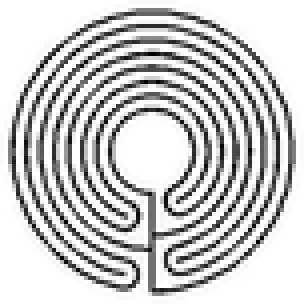
#> input picture old/input_maze.png, 76 x 76 px, shrunk from 237 x 237 before the run (shown 4 times larger)
$ python experimentalMazeToMaze.py input_maze.png out.png   (Python 2 division)
#> lines starting #> are read from the running program, lines starting #| are printed output that depends on the picture
### old/utils.py
#########################################
# (c) 2011 Evan Mallory, TSM Games
#

from OpenGL.GL import *
from math import sqrt, sin, pi, atan2, acos, cos, fabs
import numpy
import random # for unit test

# Takes a list [x, y, z] and returns [r, theta, phi]
# theta, the rotation around the x-axis, is in the range [0, pi].
# phi, the rotation around the y-axis, is in the range [-pi, pi].
# theta == "latitude"
# phi == "longitude"
# [110 lines left out: functions xyzToSphericalCoords, sphericalCoordsToXyz, drange, latLongToSinusoidal2d, sinusoidal2dToLatLong, testOneSinusBckFwd and 5 more, not called in this run]

def regularRThetaToLatLong(r, theta, width, height):
	assert width == height
	assert r <= width*.5
	r /= (width*.5)
	long = theta
	lat = pi*.5 - pi*r
	return (lat, long)

def normalizePoint(p):
	a = numpy.array(p, 'f')
	return a / sqrt(numpy.dot(a, a))

###############################################################
#                     Model loading and drawing
###############################################################

from struct import unpack
from OpenGL.GL import *

VERTEX_POINT_SIZE = 32
PATH_POINT_SIZE = 3 * 4 + 2  # 3 4-byte floats, 1 uint16

# [23 lines left out: function drawModel, not called in this run]


class ModelData():
	# [369 lines left out: functions __init__, loadModel, getLightParams, getMaterialParams, getGetParams, not called in this run]

# [2 lines that do not run on import are left out]

### old/experimentalMazeToMaze.py
#########################################
# (c) 2011 James Dowdell, TSM Games
#

import Image
import sys
from utils import *
from math import pi, cos, fabs
import math

# x in range 0..width, y in 0..height (inclusive!)
def lookupAliasedPixel(x, y, image):
    (w,h) = image.size
    x *= float(w-1)/w
    y *= float(h-1)/h
    horCoeff = x - int(x)
    verCoeff = y - int(y)
    base = [int(x), int(y)]
    dx = 1
    if(base[0] == w-1):
        dx=0
    dy = 1
    if(base[0] == h-1):
        dy = 0

    tl = [i for i in image.getpixel(tuple(base))]
    tlCoeff = (1.0-horCoeff) * (1.0-verCoeff)
    base[0] += dx
    tr = [i for i in image.getpixel(tuple(base))]
    trCoeff = horCoeff * (1.0-verCoeff)
    base[1] += dy
    br = [i for i in image.getpixel(tuple(base))]
    brCoeff = horCoeff * verCoeff
    base[0] -= dx
    bl = [i for i in image.getpixel(tuple(base))]
    blCoeff = (1.0-horCoeff) * verCoeff

    final = [  tr[i]*trCoeff + tl[i]*tlCoeff + br[i]*brCoeff + bl[i]*blCoeff for i in xrange(0, 3) ]
    return tuple(final)


# see discussion of "lightness" - http://en.wikipedia.org/wiki/HSL_and_HSV
def getBrightness(v):
    if type(v) is tuple:
        return (v[0]*.3 + v[1]*.59 + v[2]*.11)/255.0
    else:
        return float(v)/255.0

def transform(input_image, output_image):
    (w, h) = input_image.size
    assert (w,h) == output_image.size
    assert w == h
    for r in range(1, w): # for each circle, we'll project it to the output image
        radius = r*.5 # cheap trick; really want to step by .5 from 0 to width/2
        sigma_step = .5/radius # traveling sigma_step radians should be
                               # less than .5 pixels.
        assert sigma_step > .000001 # want to finish the loop below

        # setup for transformation on this circle
        (lat, long) = regularRThetaToLatLong(radius, 0.0,w,h) # just want lat
        adj = radius * math.pi / ( cos(lat) *  w* .5)
        if(adj > 7.0):
            print r, "Too much distortion requested"
            adj = 7.0

        # step through all sectors on the circle
        theta = 0.0
        print r
        while(theta < 2.0 * math.pi ):
            # pixel in
            x = w*.5 + radius * cos(theta)
            y = h*.5 + radius * sin(theta)
            pixel = lookupAliasedPixel(x,y,input_image)
            pixel = tuple( [int(pixel[i]) for i in xrange(0, 3)] )

            # transform (r, theta) to (r', theta')
            ######################################

            # treat as t between 0 and pi.
            t = theta
            neg = False
            if(t > math.pi):
                t = math.fabs(t-2.0*math.pi)
                neg = True
            # piece wise squishing.
            if(t < math.pi/14):
                t *= adj
            elif(t > 13.0 * math.pi/14): # with north skew, have to protect western sector!
                t = math.pi - (math.pi-t) * adj
            else:
                # t' = pi - (pi-c)/(pi-b) * (pi-t)
                t  = .5*math.pi - (.5*math.pi - adj * math.pi/14.0) / (.5*math.pi - math.pi/14.0) * (.5*math.pi - t)
            # undo negation if any.
            if(neg):
                t *= -1
            new_r = radius
            new_theta = t

            # pixel out
            x = w*.5 + new_r * cos(new_theta)
            y = h*.5 + new_r * sin(new_theta)
            x *= float(w-1)/w
            y *= float(h-1)/h
            output_image.putpixel( (int(round(x)),int(round(y))), pixel)

            #
            theta += sigma_step

def main ():
    assert len(sys.argv) == 3,\
        "Usage: %s <input_image> <output_image>" % sys.argv[0]

    # Get Ready
    input_image_file = sys.argv[1]
    output_image_file = sys.argv[2]

    # Read input image
    input_image = Image.open(input_image_file)
#> input_image is the input picture: PIL image 76x76 RGB; min 0, max 255, mean 200.9
    if input_image.mode != 'RGB':
        input_image = input_image.convert("RGB")
    (width, height) = input_image.size
#> width = 76; height = 76
    assert width == height

    # Setup output image
    output_image = Image.new("RGB", (width, height), (255, 255, 255))
#> output_image: PIL image 76x76 RGB; every value is 255

    # transform in -> out
    transform(input_image, output_image)
#> the loop in transform, `for r in range(1, w): # for each circle, we'll project it to the outpu..` made 75 passes
#> (radius, sigma_step, lat) on passes 2 to 3: (1, 0.5, 1.49), (1.5, 0.333, 1.45)
#> after the loop in transform, `for r in range(1, w): # for each circle, we'll project it to the outpu..`:
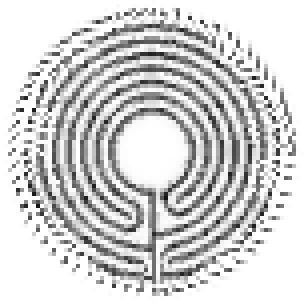
#> output_image: PIL image 76x76 RGB (shown 4 times larger); min 20, max 255, mean 208.4

    # Finish
    output_image.save(output_image_file)

if __name__ == "__main__":
    main()
